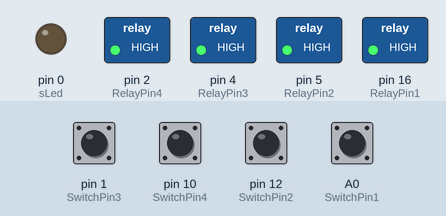
This sketch was run on a simulated Arduino Uno, built for the host (arithmetic inside an expression is 32-bit, double 64-bit). Parts: switched loads named in the sketch (green lamp = pin HIGH), output pins drawn as LEDs (lit = HIGH). The inputs (shaded band) are chosen by the test bench; at power-on: A0 (SwitchPin1), pin 1 (SwitchPin3), pin 10 (SwitchPin4), pin 12 (SwitchPin2) HIGH. EEPROM starts erased; the modem accepts every AT command (registered, SIM ready, sends succeed) and sends nothing else.

Above: at 5.0 s.
5.1 s: pin 1 (SwitchPin3) pulled LOW for 1 s
At 7.4 s:
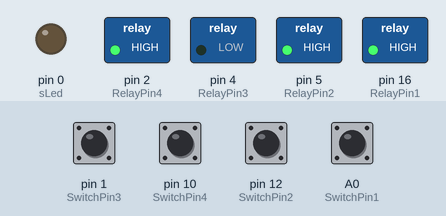
8.1 s: pin 10 (SwitchPin4) pulled LOW for 0.15 s
At 9.3 s:
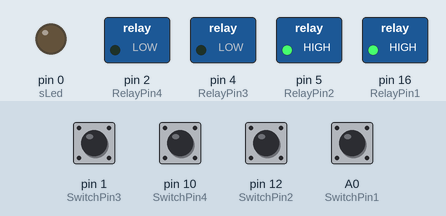
9.7 s: pin 12 (SwitchPin2) pulled LOW for 0.15 s
At 10.7 s:
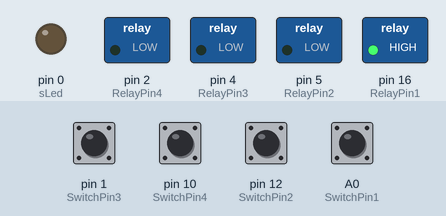
11.3 s: A0 (SwitchPin1) pulled LOW for 0.15 s
At 11.9 s:
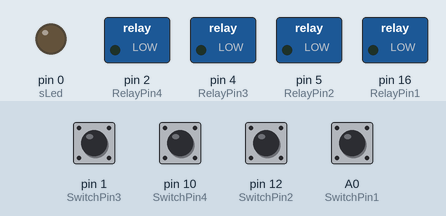
12.9 s: pin 1 (SwitchPin3) pulled LOW for 0.15 s
At 14.1 s:
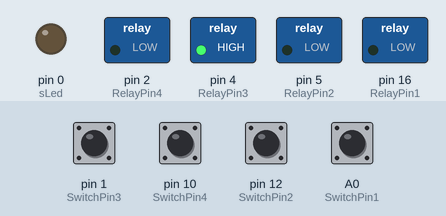
14.5 s: pin 10 (SwitchPin4) pulled LOW for 1 s
At 15.8 s:
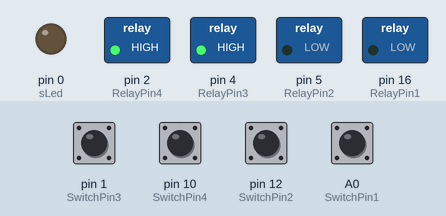
Timing chart, 0 to 17.5 s (numbered marks = the images above; inputs shaded):
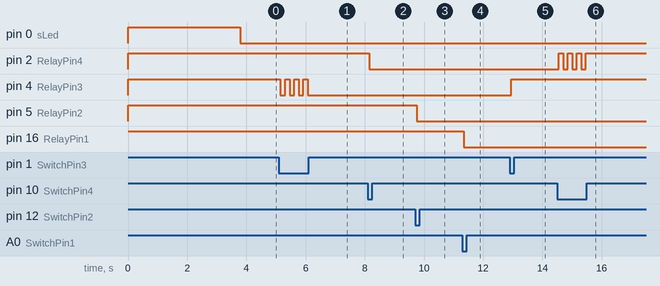

Measured:
- after the input at 5.1 s, pin 4 (RelayPin3): alternates HIGH for 0.15 s and LOW for 0.15 s, 7 changes in all, then stays LOW, starting after 0.05 s
- after the input at 8.1 s, pin 2 (RelayPin4): HIGH → LOW after 0.05 s
- after the input at 9.7 s, pin 5 (RelayPin2): HIGH → LOW after 0.05 s
- after the input at 11.3 s, pin 16 (RelayPin1): HIGH → LOW after 0.05 s
- after the input at 12.9 s, pin 4 (RelayPin3): LOW → HIGH after 0.05 s
- after the input at 14.5 s, pin 2 (RelayPin4): alternates HIGH for 0.15 s and LOW for 0.15 s, 7 changes in all, then stays HIGH, starting after 0.05 s

The sketch:

Code_ArduinoUNO_LoRa_4Relay_Switch_EEPROM_feedback_06.ino
```cpp
#include <EEPROM.h>
#include <SoftwareSerial.h>

String lora_band = "865000000"; //enter band as per your country
String lora_networkid = "5";    //enter Lora Network ID
String lora_address = "2";      //enter Lora address
String lora_RX_address = "1";   //enter Lora RX address (for sending)

SoftwareSerial mySerial(13, 15); // RX, TX D2, D3

// define the GPIO connected with Relays and switches
#define RelayPin1 16  //D4
#define RelayPin2 5  //D5
#define RelayPin3 4  //D6
#define RelayPin4 2  //D7

#define SwitchPin1 14  //D10
#define SwitchPin2 12  //D11
#define SwitchPin3 1  //D12
#define SwitchPin4 10  //D13

#define sLed   0   //A3


int Relay1status = 0;
int Relay2status = 0;
int Relay3status = 0;
int Relay4status = 0;


String bt_data; // variable for storing bluetooth data
String pinStatus = "0000";

void eepromState()
{
  EEPROM.begin(4);
  Relay1status = EEPROM.read(0);
  Relay2status = EEPROM.read(1);
  Relay3status = EEPROM.read(2);
  Relay4status = EEPROM.read(3);

  digitalWrite(RelayPin1, Relay1status ); delay(200);
  digitalWrite(RelayPin2, Relay2status ); delay(200);
  digitalWrite(RelayPin3, Relay3status); delay(200);
  digitalWrite(RelayPin4, Relay4status); delay(200);
  writeStatus();
}

void lora_control()
{
  if(mySerial.available()) {
    bt_data = mySerial.readString();
    //Serial.println("NO"+bt_data + "samplple");
        if(bt_data.indexOf("A1") >0)
        { digitalWrite(RelayPin1, LOW);
          EEPROM.write(0,LOW);
          EEPROM.commit();
          writeStatus();
          sendStatus();
        } // if 'A1' received Turn on Relay1
        if(bt_data.indexOf("A0") >0) { digitalWrite(RelayPin1, HIGH); EEPROM.write(0,HIGH);EEPROM.commit(); writeStatus(); sendStatus();} // if 'A0' received Turn off Relay1
        if(bt_data.indexOf("B1") >0) { digitalWrite(RelayPin2, LOW);  EEPROM.write(1,LOW);EEPROM.commit(); writeStatus(); sendStatus();} // if 'B1' received Turn on Relay2
        if(bt_data.indexOf("B0") >0) { digitalWrite(RelayPin2, HIGH); EEPROM.write(1,HIGH);EEPROM.commit(); writeStatus(); sendStatus();} // if 'B0' received Turn off Relay2
        if(bt_data.indexOf("C1") >0) { digitalWrite(RelayPin3, LOW);  EEPROM.write(2,LOW);EEPROM.commit(); writeStatus(); sendStatus();} // if 'C1' received Turn on Relay3
        if(bt_data.indexOf("C0") >0) { digitalWrite(RelayPin3, HIGH); EEPROM.write(2,HIGH);EEPROM.commit(); writeStatus(); sendStatus();} // if 'C0' received Turn off Relay3
        if(bt_data.indexOf("D1") >0) { digitalWrite(RelayPin4, LOW);  EEPROM.write(3,LOW);EEPROM.commit(); writeStatus(); sendStatus();} // if 'D1' received Turn on Relay4
        if(bt_data.indexOf("D0") >0) { digitalWrite(RelayPin4, HIGH); EEPROM.write(3,HIGH);EEPROM.commit(); writeStatus(); sendStatus();} // if 'D0' received Turn off Relay4
        if(bt_data.indexOf("FS") >0) { writeStatus(); sendStatus(); } // if 'FS' send the relay status
        delay(20);
  }
}


void manual_control()
{

  if (digitalRead(SwitchPin1) == LOW )
  {
     delay(50);
     if (digitalRead(SwitchPin1) == LOW )
    {
      Relay1status = !Relay1status;
      digitalWrite(RelayPin1, Relay1status);
      EEPROM.write(0,Relay1status);
      EEPROM.commit();
      delay(100);
      writeStatus();


    }
  }


  if (digitalRead(SwitchPin2) == LOW )
  {
     delay(50);
     if (digitalRead(SwitchPin2) == LOW )
    {
      Relay2status = !Relay2status;
      digitalWrite(RelayPin2, Relay2status);
      EEPROM.write(1,Relay2status);
      EEPROM.commit();
      delay(100);
      writeStatus();


    }
  }


  if (digitalRead(SwitchPin3) == LOW )
  {
     delay(50);
     if (digitalRead(SwitchPin3) == LOW )
    {
      Relay3status = !Relay3status;
      digitalWrite(RelayPin3, Relay3status);
      EEPROM.write(2,Relay3status);
      EEPROM.commit();
      delay(100);
      writeStatus();


    }
  }


  if (digitalRead(SwitchPin4) == LOW )
  {
     delay(50);
     if (digitalRead(SwitchPin4) == LOW )
    {
      Relay4status = !Relay4status;
      digitalWrite(RelayPin4, Relay4status);
      EEPROM.write(3,Relay4status);
      EEPROM.commit();
      delay(100);
      writeStatus();


    }
  }


}

void writeStatus(){
  pinStatus = String(!digitalRead(RelayPin1)) + String(!digitalRead(RelayPin2)) + String(!digitalRead(RelayPin3)) + String(!digitalRead(RelayPin4));
}

void sendStatus(){
  //mySerial.print(pinStatus);
  mySerial.println("AT+SEND="+ lora_RX_address +",5,F" + pinStatus);
}

void setup() {
  Serial.begin(9600);
  mySerial.begin(115200);

  pinMode(RelayPin1, OUTPUT);
  pinMode(RelayPin2, OUTPUT);
  pinMode(RelayPin3, OUTPUT);
  pinMode(RelayPin4, OUTPUT);
  pinMode(sLed, OUTPUT);

  pinMode(SwitchPin1, INPUT_PULLUP);
  pinMode(SwitchPin2, INPUT_PULLUP);
  pinMode(SwitchPin3, INPUT_PULLUP);
  pinMode(SwitchPin4, INPUT_PULLUP);

  //During Starting all Relays should TURN OFF
  digitalWrite(RelayPin1, HIGH);
  digitalWrite(RelayPin2, HIGH);
  digitalWrite(RelayPin3, HIGH);
  digitalWrite(RelayPin4, HIGH);

  digitalWrite(sLed, HIGH);

  delay(1500);
  mySerial.println("AT+BAND=" + lora_band);
  delay(500);
  mySerial.println("AT+NETWORKID=" + lora_networkid);
  delay(500);
  mySerial.println("AT+ADDRESS=" + lora_address);

  delay(500);
  eepromState();

  digitalWrite(sLed, LOW);
}

void loop() {
  lora_control();
  manual_control();
}
```
